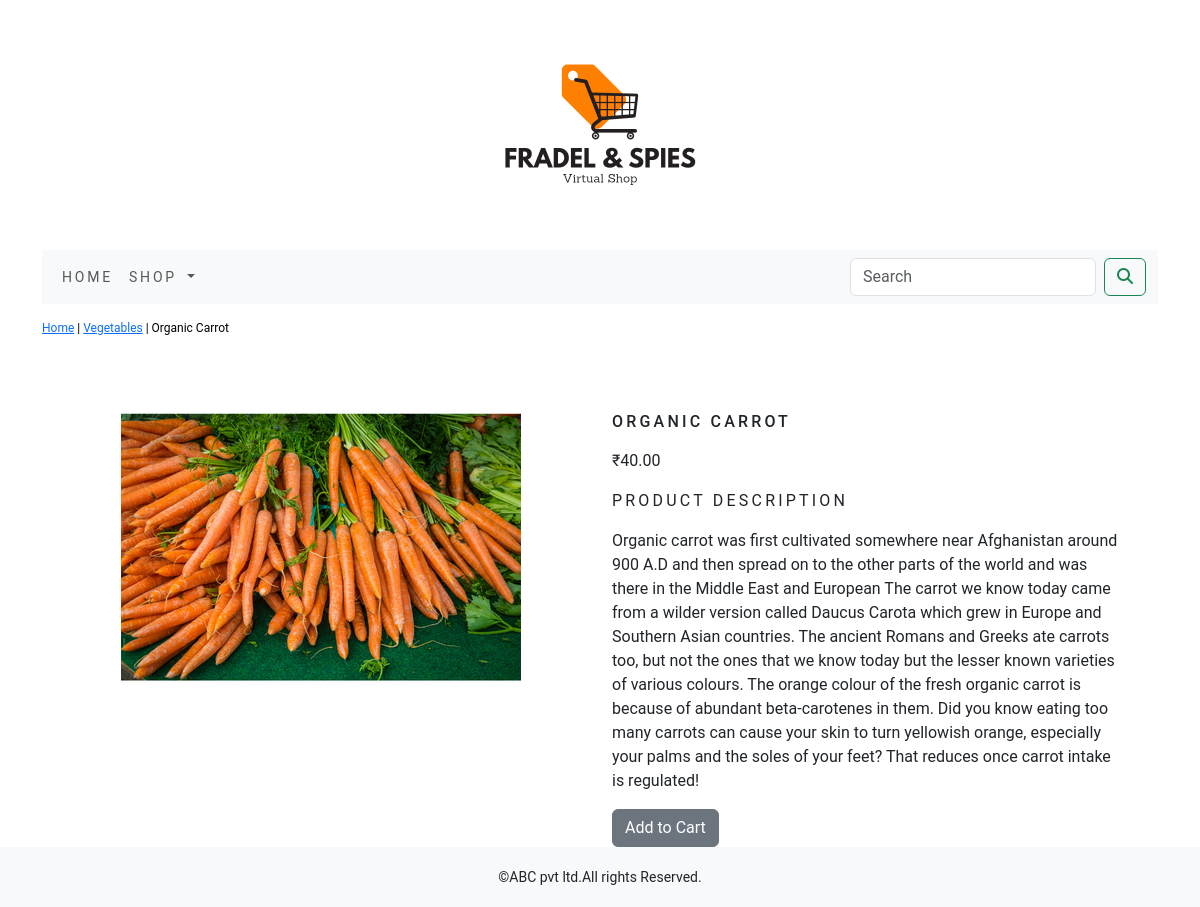
Page /shop/vegetables/carrots/ on the committed database.
### shop/models.py (models this page shows, shortened)
class Product(models.Model):
    name = models.CharField(max_length=250, unique=True)
    slug=models.SlugField(max_length=250, unique=True)
    description=models.TextField(blank=True)
    price=models.DecimalField(max_digits=10, decimal_places=2)
    category=models.ForeignKey(Category,on_delete=models.CASCADE)
    image = models.ImageField(upload_to='product', blank= True)
    stock=models.IntegerField()
    available=models.BooleanField(default=True)
    created=models.DateTimeField(auto_now_add=True)
    updated=models.DateTimeField(auto_now=True)
    class Meta():
        ordering=('name',)
        verbose_name='product'
        verbose_name_plural='products'

class Category(models.Model):
    name = models.CharField(max_length=250, unique = True)
    slug = models.SlugField(max_length=250, unique=True)
    description = models.TextField(blank=True)
    image = models.ImageField(upload_to='category',blank=True)
    class Meta:
        ordering = ('name',)
        verbose_name = 'category'
        verbose_name_plural = 'categories'
    def get_url(self):
        return reverse('shop:products_by_category', args=[self.slug,])
    def __str__(self):
        return '{}'.format(self.name)

### shop/views.py (the view)
# urls.py: path('<slug:c_slug>/<slug:product_slug>/', views.proDetail, name='prodCatdetail')
def proDetail(request, c_slug, product_slug):
    try:
        product=Product.objects.get(category__slug=c_slug, slug=product_slug)
    except Exception as e:
        raise e
    return render(request, 'product.html', {'product':product})

### cart/context_processors.py (called while the page is built)
def counter(request):
    item_count=0
    if 'admin' in request.path:
        return {}
    else:
        try:
            cart=Cart.objects.filter(cart_id=_cart_id(request))
            car_items=CartItem.objects.all().filter(cart=cart[:1])
            for cart_item in car_items:
                item_count += cart_item.quantity
        except Cart.DoesNotExist:
            item_count =0
    return dict(item_count=item_count)

### cart/views.py (called while the page is built)
def _cart_id(request):
    cart=request.session.session_key
    if not cart:
        cart=request.session.create()
    return cart

### shop/context_processors.py (called while the page is built)
def menu_links(request):
    links=Category.objects.all()
    return dict(links=links)

### templates/product.html (shortened to what this page needs)
{% extends 'base.html' %}
{% load static %}
{% block content %}
<div class="row my_prod_row_class">
    <div class="mx_auto">
        <p><a href="{% url 'shop:allProdCat' %}">Home</a> | <a href="{{product.category.get_url}}">{{product.category}}</a> | {{product.name}}</p>
    </div>
</div>
<div class="container">
<br>
<div class="row">
    <div class="col-12 col-sm-12 col-md-12 col-lg-6 text-center">
        <div style="min-width:18rem">
            <img src="{{product.image.url}}" alt="{{product.name}}">
        </div>
    </div>
        <div class="col-12 col-sm-12 col-md-12 col-lg-6">
            <div>
            <h1 class="my_prod_title">{{product.name}}</h1>
            <p>₹{{product.price}}</p>
            <p class="my_title">Product Description</p>
            <p class="text-justify my_prod_text">{{product.description}}</p>
            {% if product.stock <= 0 %}
            <p class="text-justify my_prod_text">Out of Stock</p>
            {% else %}
            <a class="btn btn-secondary" href="{% url 'cart:add_cart' product.id %}">Add to Cart</a>
</div>
            {% endif %}
            </div>
            </div>
    </div>
{% endblock %}

### static/css/custom.css (style rules this page uses)
body { font-family: 'Roboto', sans-serif; }
.my_title { font-size:16px; text-transform:uppercase; letter-spacing:.2em; }
.my_prod_row_class { padding-top:15px; padding-bottom:20px; }
.my_prod_row_class .mx_auto { color:#000; font-size:12px; text-decoration:none; }
.my_prod_title { font-size:16px; text-transform:uppercase; letter-spacing:.2em; padding-top:15px; padding-bottom:10px; }
.my_prod_text { padding-right:20px; }

### rows in the picture
Product: category "Vegetables", name "Organic Carrot", image (picture), name "ORGANIC CARROT", price "40.00", description "Organic carrot was first cultivated somewhere near Afghanistan around 900 A.D and then spread on to the other parts of the world and was there in the Middle East and European The carrot we know today came from a wilder version called Daucus Carota which grew in Europe and Southern Asian countries. The ancient Romans and Greeks ate carrots too, but not the ones that we know today but the lesser known varieties of various colours. The orange colour of the fresh organic carrot is because of abundant beta-carotenes in them. Did you know eating too many carrots can cause your skin to turn yellowish orange, especially your palms and the soles of your feet? That reduces once carrot intake is…"
